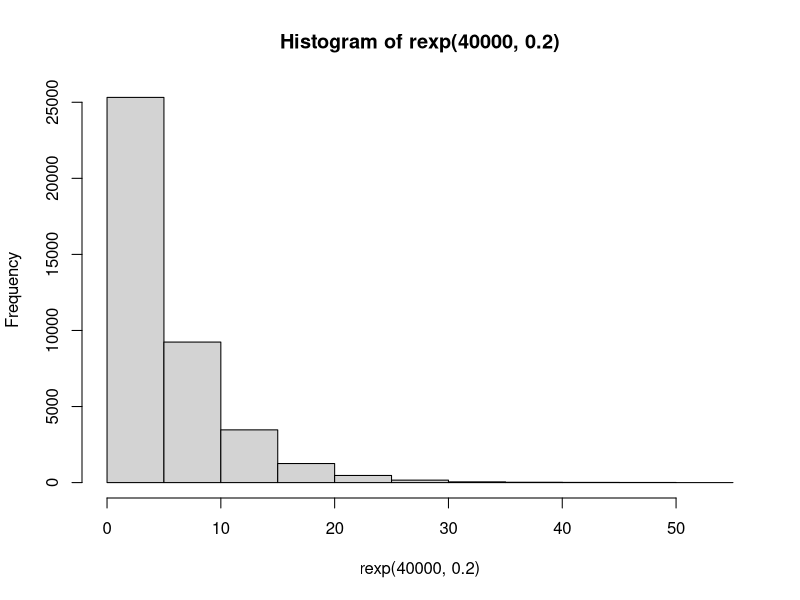
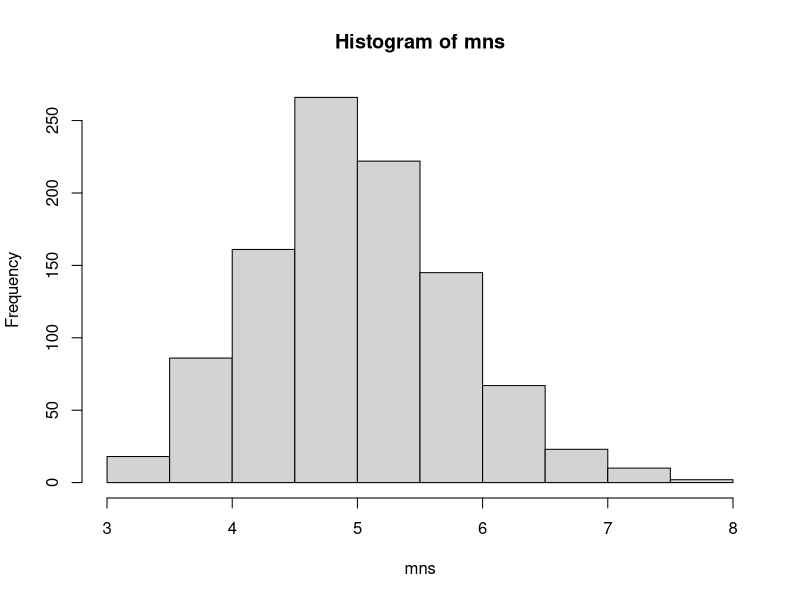
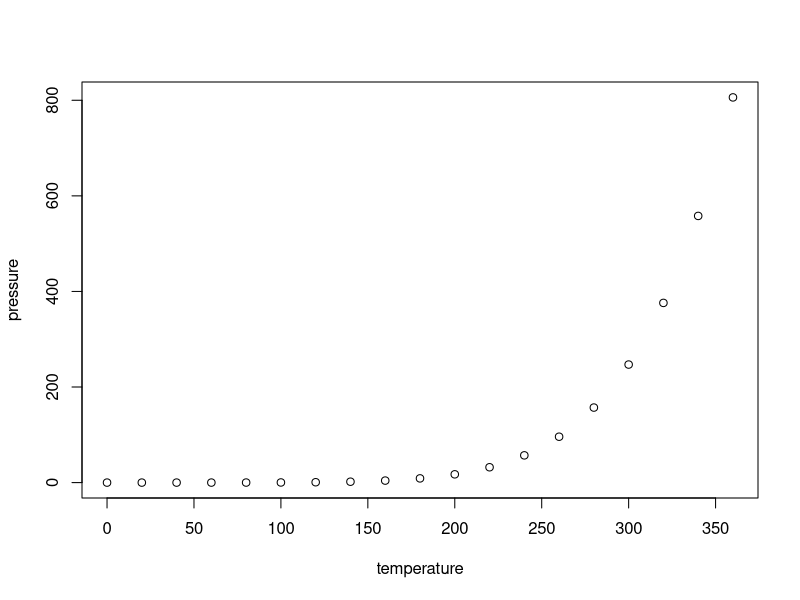

The R script that drew these images, in order:
## ---- chunk 1
knitr::opts_chunk$set(echo = TRUE)
## ---- chunk 2
mns = NULL
hist(rexp(40000,0.2))
for (i in 1 : 1000) mns = c(mns, mean(rexp(40,0.2)))
hist(mns)
## ---- chunk 3
plot(pressure)
